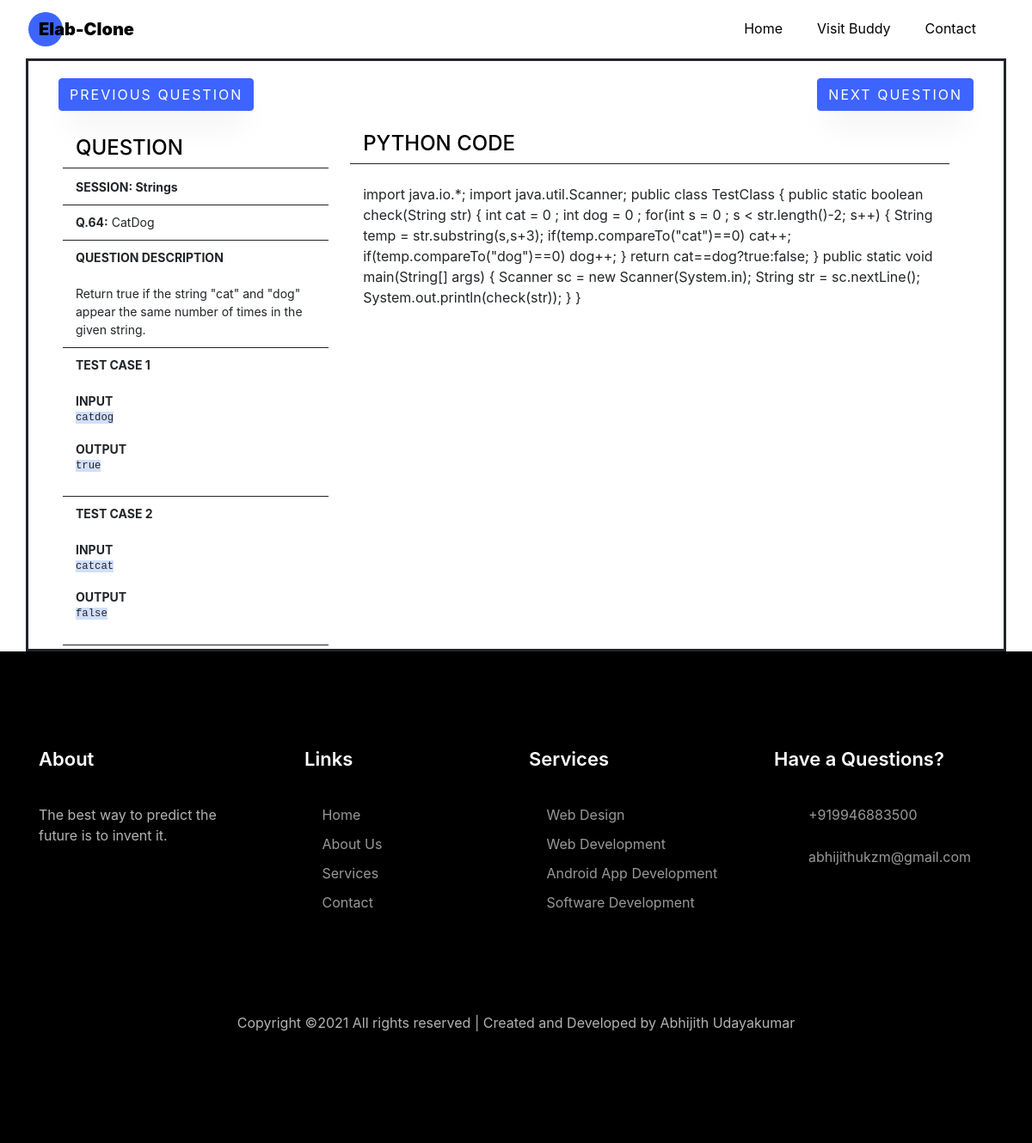
Page /OOPS/data.php?rowid=64 on the committed database.
### tables this page shows
CREATE TABLE `elabdata` (
  `id` int(100) DEFAULT NULL,
  `SESSION` varchar(255) DEFAULT NULL,
  `QUESTION_NO` varchar(100) DEFAULT NULL,
  `QUESTION_NAME` varchar(255) DEFAULT NULL,
  `QUESTION_DESC` varchar(3000) DEFAULT NULL,
  `CODE` varchar(5000) DEFAULT NULL
);

### OOPS/data.php (the view, shortened to what this page needs)
<?php
$id = $_GET['rowid'];
$session = "";
$QNAME = "";
$QNDESC = "";
$CODE = "";
$TCNO = [];
$IP = [];
$OP = [];
$conn = mysqli_connect("localhost","root","","oops");
  $sqldata = "SELECT id, SESSION, QUESTION_NO, QUESTION_NAME, QUESTION_DESC, CODE FROM elabdata WHERE id=$id";
  $result = $conn-> query($sqldata);
  if ($result-> num_rows > 0) {
    while ($row = $result-> fetch_assoc()) {
      $session = $row['SESSION'];
      $QNAME = $row['QUESTION_NAME'];
      $QNDESC = $row['QUESTION_DESC'];
      $CODE = $row['CODE'];
    }
  }
  $sqltest = "SELECT dataid, TESTCASE_NO, INPUT, OUTPUT FROM elabtestcase WHERE dataid=$id";
  $resulttest = $conn-> query($sqltest);
  if ($resulttest-> num_rows > 0) {
    $i = 0;
    while ($rowtest = $resulttest-> fetch_assoc()) {
      $TCNO[$i] = $rowtest['TESTCASE_NO'];
      $IP[$i] = $rowtest['INPUT'];
      $OP[$i] = $rowtest['OUTPUT'];
      $i++;
    }
  }
  $QNDESC = str_replace('(br)', '<br>', $QNDESC);
  $CODE = str_replace('(br)', '&#13;&#10;', $CODE);
?>
<!DOCTYPE html>
<html lang="en">
  <head>
    <link rel="stylesheet" href="css/open-iconic-bootstrap.min.css">
    <link rel="stylesheet" href="css/animate.css">
    <link rel="stylesheet" href="css/owl.carousel.min.css">
    <link rel="stylesheet" href="css/owl.theme.default.min.css">
    <link rel="stylesheet" href="css/magnific-popup.css">
    <link rel="stylesheet" href="css/aos.css">
    <link rel="stylesheet" href="css/ionicons.min.css">
    <link rel="stylesheet" href="css/flaticon.css">
    <link rel="stylesheet" href="css/icomoon.css">
    <link rel="stylesheet" href="css/style.css">
<link rel="stylesheet" href="https://stackpath.bootstrapcdn.com/bootstrap/4.5.0/css/bootstrap.min.css">
  </head>
  <body data-spy="scroll" data-target=".site-navbar-target" data-offset="300">
    <nav class="navbar navbar-expand-lg navbar-dark ftco_navbar ftco-navbar-light site-navbar-target" id="ftco-navbar">
      <div class="container">
        <a class="navbar-brand" href="../index.php" style="color: black;"><span style="color: black;">Elab-</span>Clone</a>
        <div class="collapse navbar-collapse" id="ftco-nav">
          <ul class="navbar-nav nav ml-auto">
            <li class="nav-item"><a href="../index.php" class="nav-link"><span style="color: black;">Home</span></a></li>
            <li class="nav-item"><a href="https://buddywebdeveloper.herokuapp.com/" class="nav-link" target="_blank"><span style="color: black;">Visit Buddy</span></a></li>
            <li class="nav-item"><a href="https://buddywebdeveloper.herokuapp.com/contact.html" class="nav-link" target="_blank"><span style="color: black;">Contact</span></a></li>
          </ul>
        </div>
      </div>
    </nav>
    <section>
      <div class="container" style="border:solid;">
  <form method="GET">
  <div class="btns" style="float: left; margin-top: 20px;">
    <button type="submit" class="btn btn-primary" name="QID" value="<?php echo $id; ?>" style="margin-left: 20px;" formaction="previous.php">Previous Question</button>
  </div>
  <div class="btns" style="float: right; margin-top: 20px;">
    <button type="submit" class="btn btn-primary" name="QID" value="<?php echo $id; ?>" style="margin-right: 20px;" formaction="next.php">Next Question</button>
  </div>
  </form>
<div _ngcontent-c16="" class="outer">
 <div _ngcontent-c16="" class="container ng-star-inserted">
    <div _ngcontent-c16="" class="question">
      <div _ngcontent-c16="" class="inner"><mat-card _ngcontent-c16="" class="mat-elevation-z2 mat-card">
        <h4 _ngcontent-c16="">QUESTION</h4>
        <mat-divider _ngcontent-c16="" class="mat-divider" role="separator" aria-orientation="horizontal"></mat-divider>
        <div _ngcontent-c16="" class="list">
          <div _ngcontent-c16="" class="list-item">
            <a _ngcontent-c16="" class="title">SESSION: <span name="sessiondata"><?php echo $session; ?></span> </a>
          </div>
          <mat-divider _ngcontent-c16="" class="mat-divider" role="separator" aria-orientation="horizontal"></mat-divider>
          <div _ngcontent-c16="" class="list-item">
            <a _ngcontent-c16="" class="title"><span name="questionno">Q.<?php echo $id; ?>:</span></a>
            <a _ngcontent-c16=""><span name="questionname"><?php echo $QNAME; ?></span> </a>
          </div>
          <mat-divider _ngcontent-c16="" class="mat-divider" role="separator" aria-orientation="horizontal"></mat-divider>
          <div _ngcontent-c16="" class="list-item">
            <a _ngcontent-c16="" class="title">QUESTION DESCRIPTION </a><br _ngcontent-c16=""><br _ngcontent-c16="">
            <a _ngcontent-c16=""><span name="questiondesc"><?php echo $QNDESC; ?></span></a>
          </div>
          <mat-divider _ngcontent-c16="" class="mat-divider" role="separator" aria-orientation="horizontal"></mat-divider>
          <?php for($j=0; $j<count($TCNO); $j++){ ?>
              <div _ngcontent-c16="" class="list-item ng-star-inserted">
                    <a _ngcontent-c16="" class="title"><span name="tcno"><?php echo $TCNO[$j]; ?></span></a><br _ngcontent-c16=""><br _ngcontent-c16="">
                    <a _ngcontent-c16="" class="title">INPUT </a>
                    <pre _ngcontent-c16=""><code _ngcontent-c16=""><span name="tcinp"><?php echo $IP[$j]; ?></span></code></pre>
                    <a _ngcontent-c16="" class="title">OUTPUT </a>
                    <pre _ngcontent-c16=""><code _ngcontent-c16=""><span name="tcout"><?php echo $OP[$j]; ?></span></code></pre>
              </div>
              <mat-divider _ngcontent-c16="" class="mat-divider ng-star-inserted" role="separator" aria-orientation="horizontal"></mat-divider>
             <?php } ?>
        </div>
      </mat-card>
      </div>
    </div>
    <div _ngcontent-c16="" class="solution" >
      <mat-card _ngcontent-c16="" class="mat-elevation-z2 mat-card" style="display: block">
        <h4 _ngcontent-c16="">PYTHON CODE</h4>
        <mat-divider _ngcontent-c16="" class="mat-divider" role="separator" aria-orientation="horizontal"></mat-divider>
        <br _ngcontent-c16="">
     <div class="codeeditor" id="jseditor">
      <?php echo $CODE; ?>
     </div>
      </mat-card>
    </div>
  </div>
</div>
</div>
    </section>
    <footer class="ftco-footer ftco-section">
      <div class="container">
        <div class="row mb-5">
          <div class="col-md">
            <div class="ftco-footer-widget mb-4">
              <h2 class="ftco-heading-2">About</h2>
              <p>The best way to predict the future is to invent it.</p>
              <ul class="ftco-footer-social list-unstyled float-md-left float-lft mt-5">
              </ul>
            </div>
          </div>
          <div class="col-md">
            <div class="ftco-footer-widget mb-4 ml-md-4">
              <h2 class="ftco-heading-2">Links</h2>
              <ul class="list-unstyled">
                <li><a href="#"><span class="icon-long-arrow-right mr-2"></span>Home</a></li>
                <li><a href="#"><span class="icon-long-arrow-right mr-2"></span>About Us</a></li>
                <li><a href="#"><span class="icon-long-arrow-right mr-2"></span>Services</a></li>
                <li><a href="#"><span class="icon-long-arrow-right mr-2"></span>Contact</a></li>
              </ul>
            </div>
          </div>
          <div class="col-md">
             <div class="ftco-footer-widget mb-4">
              <h2 class="ftco-heading-2">Services</h2>
              <ul class="list-unstyled">
                <li><a href="#"><span class="icon-long-arrow-right mr-2"></span>Web Design</a></li>
                <li><a href="#"><span class="icon-long-arrow-right mr-2"></span>Web Development</a></li>
                <li><a href="#"><span class="icon-long-arrow-right mr-2"></span>Android App Development</a></li>
                <li><a href="#"><span class="icon-long-arrow-right mr-2"></span>Software Development</a></li>
              </ul>
            </div>
          </div>
          <div class="col-md">
            <div class="ftco-footer-widget mb-4">
              <h2 class="ftco-heading-2">Have a Questions?</h2>
              <div class="block-23 mb-3">
                <ul>
                  <li><a href="#"><span class="icon icon-phone"></span><span class="text">+919946883500</span></a></li>
                  <li><a href="#"><span class="icon icon-envelope"></span><span class="text">abhijithukzm@gmail.com</span></a></li>
                </ul>
              </div>
            </div>
          </div>
        </div>
        <div class="row">
          <div class="col-md-12 text-center">
            <p>
  Copyright &copy;<script>document.write(new Date().getFullYear());</script> All rights reserved | Created and Developed by <a href="">Abhijith Udayakumar</a>
  </p>
          </div>
        </div>
      </div>
    </footer>
  </body>
</html>

### OOPS/css/icomoon.css (style rules this page uses)
[class^="icon-"], [class*=" icon-"] { font-family: 'icomoon' !important; speak: none; font-style: normal; font-weight: normal; font-variant: normal; text-transform: none; line-height: 1; -webkit-font-smoothing: antialiased; -moz-osx-font-smoothing: grayscale; }
.icon-phone:before { content: "\f095"; }
.icon-envelope:before { content: "\f0e0"; }
.icon-long-arrow-right:before { content: "\f178"; }

### OOPS/data.php (style rules this page uses)
#jseditor { height: 450px; }
body { margin: 0; padding: 0; }
.mat-divider { display:block;margin:0;border-top-width:1px;border-top-style:solid }
.mat-card { transition:box-shadow 280ms cubic-bezier(.4,0,.2,1);display:block;position:relative;padding:24px;border-radius:2px }
.mat-card .mat-divider { position:absolute;left:0;width:100% }
.mat-card-content>:first-child,.mat-card>:first-child { margin-top:0 }
.mat-card-content>:last-child:not(.mat-card-footer),.mat-card>:last-child:not(.mat-card-footer) { margin-bottom:0 }
.outer[_ngcontent-c16] { display:block;max-width:100% }
.container[_ngcontent-c16] { padding:0 20px 0 20px;display:-webkit-box;display:-ms-flexbox;display:flex }
.question[_ngcontent-c16] { width:30%;margin-right:20px;padding:5px;max-height:calc(100vh - 70px);overflow:scroll }
.solution[_ngcontent-c16] { width:65.5% }
.list[_ngcontent-c16] { margin-top:10px }
.list-item[_ngcontent-c16] { padding:10px 0 10px 0;font-size:14px }
.list-item[_ngcontent-c16] a.title[_ngcontent-c16] { font-weight:700 }
mat-card[_ngcontent-c16] { padding-left:15px!important;padding-right:15px!important;padding-bottom:0!important }
pre[_ngcontent-c16] { white-space:pre-wrap }
code[_ngcontent-c16] { background:#d1dffa }

### rows in the picture
elabdata: SESSION "Strings", QUESTION_NAME "CatDog", QUESTION_DESC "Return true if the string \"cat\" and \"dog\" appear the same number of times in the given string.", CODE "import java.io.*; import java.util.Scanner; public class TestClass { public static boolean check(String str) { int cat = 0 ; int dog = 0 ; for(int s = 0 ; s < str.length()-2; s++) { String temp = str.substring(s,s+3); if(temp.compareTo(\"cat\")==0) cat++; if(temp.compareTo(\"dog\")==0) dog++; } return cat==dog?true:false; } public static void main(String[] args) { Scanner sc = new Scanner(System.in); String str = sc.nextLine(); System.out.println(check(str)); } }"

### other values in the picture
$id "64"
$TCNO[$j] "TEST CASE 1"
$IP[$j] "catdog"
$OP[$j] "true"
$TCNO[$j] "TEST CASE 2"
$IP[$j] "catcat"
$OP[$j] "false"
